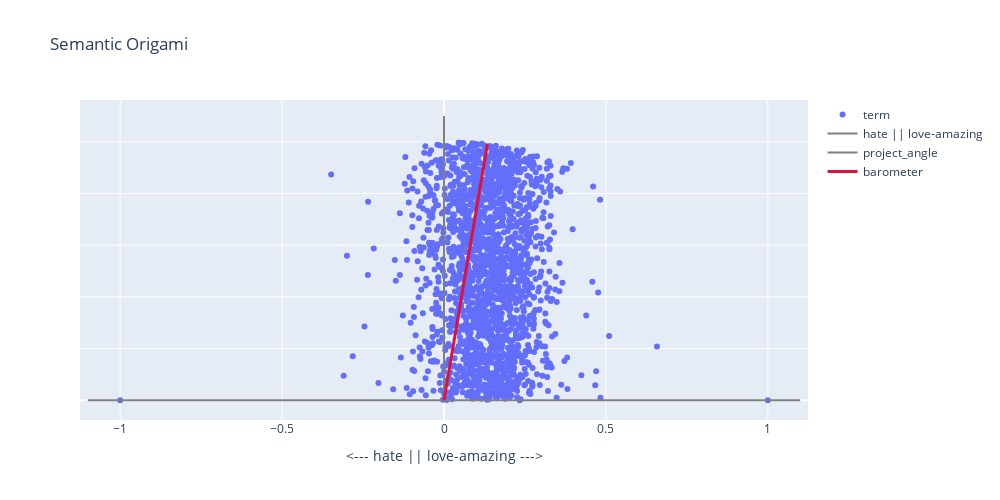

Notebook code cell kept with this figure:
### Markdown cell above
#### Origami projection

### Code cell
fig = bunka.origami_projection_unique(
                    left_axis= ['love', 'amazing'],
                    right_axis = ['hate'],
                    height=500,
                    width=1000,
                    type="terms",
                    dispersion=True,
                    barometer=True,
                    explainer = True
    
                )
fig.show()

### Figure 1 — Plotly figure (JSON) as saved in the notebook; plotly's stock layout.template omitted (floating-point values rounded to 4 significant figures; data arrays with more than 128 entries replaced by an {"elided": "..."} marker saying what was removed)
{"data": [{"mode": "markers", "name": "term", "text": {"elided": "2003 str values"}, "type": "scatter", "x": {"elided": "2003 float values"}, "y": {"elided": "2003 float values"}}, {"line": {"color": "grey"}, "mode": "lines", "name": "hate || love-amazing", "type": "scatter", "x": [-1.1, 1.1], "y": [0, 0]}, {"line": {"color": "grey"}, "mode": "lines", "name": "project_angle", "type": "scatter", "x": [0, 0], "y": [0, 1.1]}, {"line": {"color": "crimson", "width": 3}, "mode": "lines", "name": "barometer", "type": "scatter", "x": [0, 0.1339, null], "y": [0, 0.991, null]}], "layout": {"height": 500, "title": {"text": "Semantic Origami"}, "width": 1000, "xaxis": {"autorange": true, "range": [-1.124, 1.124], "title": {"text": "<--- hate || love-amazing --->"}, "type": "linear"}, "yaxis": {"autorange": true, "range": [-0.07643, 1.162], "showticklabels": false, "type": "linear"}}}
